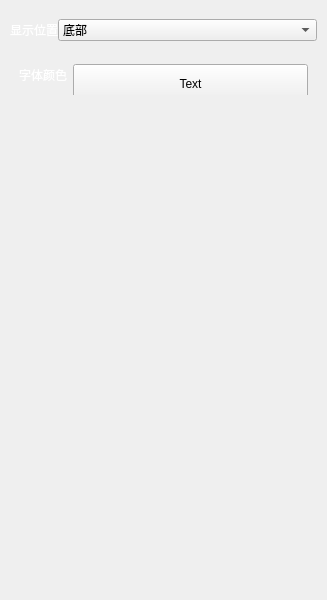
<?xml version="1.0" encoding="UTF-8"?>
<ui version="4.0">
 <class>LeftColumn</class>
 <widget class="QWidget" name="LeftColumn">
  <property name="geometry">
   <rect>
    <x>0</x>
    <y>0</y>
    <width>327</width>
    <height>600</height>
   </rect>
  </property>
  <property name="windowTitle">
   <string>Form</string>
  </property>
  <layout class="QVBoxLayout" name="main_pages_layout">
   <property name="spacing">
    <number>0</number>
   </property>
   <property name="leftMargin">
    <number>5</number>
   </property>
   <property name="topMargin">
    <number>5</number>
   </property>
   <property name="rightMargin">
    <number>5</number>
   </property>
   <property name="bottomMargin">
    <number>5</number>
   </property>
   <item>
    <widget class="QStackedWidget" name="menus">
     <property name="currentIndex">
      <number>0</number>
     </property>
     <widget class="QWidget" name="menu_1">
      <layout class="QVBoxLayout" name="verticalLayout">
       <property name="spacing">
        <number>5</number>
       </property>
       <property name="leftMargin">
        <number>5</number>
       </property>
       <property name="topMargin">
        <number>5</number>
       </property>
       <property name="rightMargin">
        <number>5</number>
       </property>
       <property name="bottomMargin">
        <number>5</number>
       </property>
       <item>
        <widget class="QWidget" name="btn_1_widget" native="true">
         <property name="minimumSize">
          <size>
           <width>0</width>
           <height>40</height>
          </size>
         </property>
         <property name="maximumSize">
          <size>
           <width>16777215</width>
           <height>40</height>
          </size>
         </property>
         <layout class="QHBoxLayout" name="horizontalLayout" stretch="0,3">
          <property name="spacing">
           <number>0</number>
          </property>
          <property name="leftMargin">
           <number>0</number>
          </property>
          <property name="topMargin">
           <number>0</number>
          </property>
          <property name="rightMargin">
           <number>0</number>
          </property>
          <property name="bottomMargin">
           <number>0</number>
          </property>
          <item>
           <widget class="QLabel" name="label">
            <property name="styleSheet">
             <string notr="true">font: 14pt &quot;JetBrains Mono&quot;;
color: rgb(255, 255, 255);</string>
            </property>
            <property name="text">
             <string>显示位置</string>
            </property>
           </widget>
          </item>
          <item>
           <widget class="PyComboBox" name="comboBox">
            <item>
             <property name="text">
              <string>底部</string>
             </property>
            </item>
            <item>
             <property name="text">
              <string>顶部</string>
             </property>
            </item>
           </widget>
          </item>
         </layout>
        </widget>
       </item>
       <item>
        <widget class="QWidget" name="btn_2_widget" native="true">
         <property name="minimumSize">
          <size>
           <width>0</width>
           <height>40</height>
          </size>
         </property>
         <property name="maximumSize">
          <size>
           <width>16777215</width>
           <height>40</height>
          </size>
         </property>
         <layout class="QHBoxLayout" name="horizontalLayout_2" stretch="0,3">
          <item>
           <widget class="QLabel" name="label_4">
            <property name="styleSheet">
             <string notr="true">font: 14pt &quot;JetBrains Mono&quot;;
color: rgb(255, 255, 255);</string>
            </property>
            <property name="text">
             <string>字体颜色</string>
            </property>
           </widget>
          </item>
          <item alignment="Qt::AlignmentFlag::AlignTop">
           <widget class="QPushButton" name="pushButton">
            <property name="minimumSize">
             <size>
              <width>0</width>
              <height>40</height>
             </size>
            </property>
            <property name="styleSheet">
             <string notr="true">font: 14pt &quot;JetBrains Mono&quot;;</string>
            </property>
            <property name="text">
             <string>Text</string>
            </property>
           </widget>
          </item>
         </layout>
        </widget>
       </item>
       <item>
        <widget class="QWidget" name="btn_3_widget" native="true"/>
       </item>
       <item>
        <widget class="QWidget" name="widget_2" native="true">
         <property name="minimumSize">
          <size>
           <width>0</width>
           <height>40</height>
          </size>
         </property>
        </widget>
       </item>
      </layout>
     </widget>
     <widget class="QWidget" name="menu_2">
      <layout class="QVBoxLayout" name="verticalLayout_2">
       <property name="spacing">
        <number>5</number>
       </property>
       <property name="leftMargin">
        <number>5</number>
       </property>
       <property name="topMargin">
        <number>5</number>
       </property>
       <property name="rightMargin">
        <number>5</number>
       </property>
       <property name="bottomMargin">
        <number>5</number>
       </property>
       <item>
        <widget class="QWidget" name="btn_4_widget" native="true">
         <property name="minimumSize">
          <size>
           <width>0</width>
           <height>40</height>
          </size>
         </property>
         <property name="maximumSize">
          <size>
           <width>16777215</width>
           <height>40</height>
          </size>
         </property>
         <layout class="QVBoxLayout" name="btn_4_layout">
          <property name="spacing">
           <number>0</number>
          </property>
          <property name="leftMargin">
           <number>0</number>
          </property>
          <property name="topMargin">
           <number>0</number>
          </property>
          <property name="rightMargin">
           <number>0</number>
          </property>
          <property name="bottomMargin">
           <number>0</number>
          </property>
         </layout>
        </widget>
       </item>
       <item>
        <widget class="QLabel" name="label_2">
         <property name="font">
          <font>
           <pointsize>16</pointsize>
          </font>
         </property>
         <property name="styleSheet">
          <string notr="true">font-size: 16pt</string>
         </property>
         <property name="text">
          <string>Menu 2 - Left Menu</string>
         </property>
         <property name="alignment">
          <set>Qt::AlignmentFlag::AlignCenter</set>
         </property>
        </widget>
       </item>
       <item>
        <widget class="QLabel" name="label_3">
         <property name="font">
          <font>
           <pointsize>9</pointsize>
          </font>
         </property>
         <property name="styleSheet">
          <string notr="true">font-size: 9pt</string>
         </property>
         <property name="text">
          <string>This is just an example menu.
Add Qt Widgets or your custom widgets here.</string>
         </property>
         <property name="alignment">
          <set>Qt::AlignmentFlag::AlignCenter</set>
         </property>
         <property name="wordWrap">
          <bool>true</bool>
         </property>
        </widget>
       </item>
      </layout>
     </widget>
    </widget>
   </item>
  </layout>
 </widget>
 <customwidgets>
  <customwidget>
   <class>PyComboBox</class>
   <extends>QComboBox</extends>
   <header location="global">gui.widgets.py_combobox.py_combobox</header>
  </customwidget>
 </customwidgets>
 <resources/>
 <connections/>
</ui>
